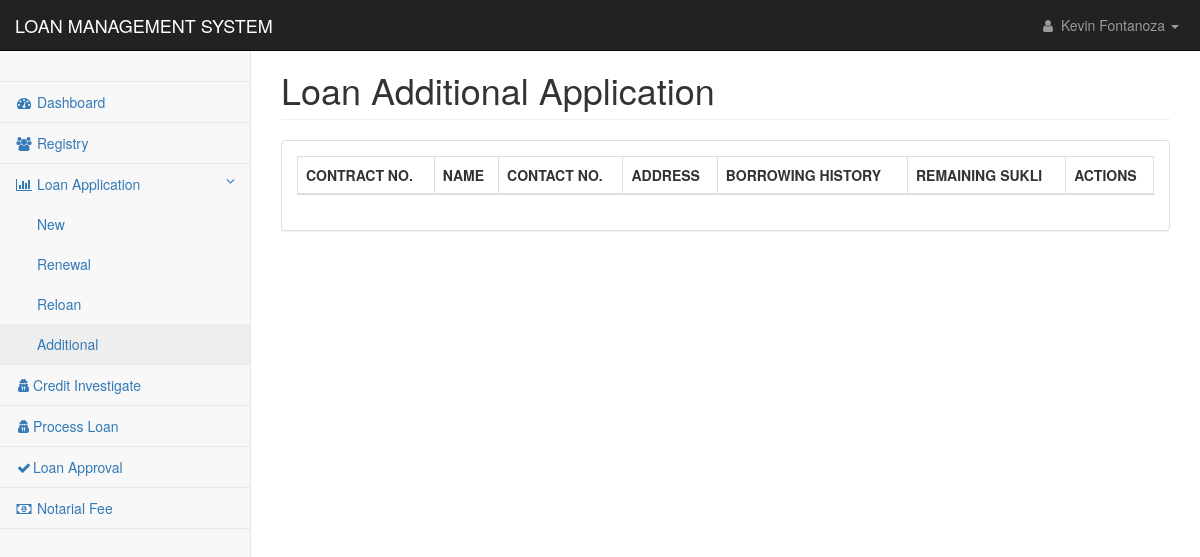
/pages/loan_application_additional.php (signed in), run on an earlier commit of the app's database.
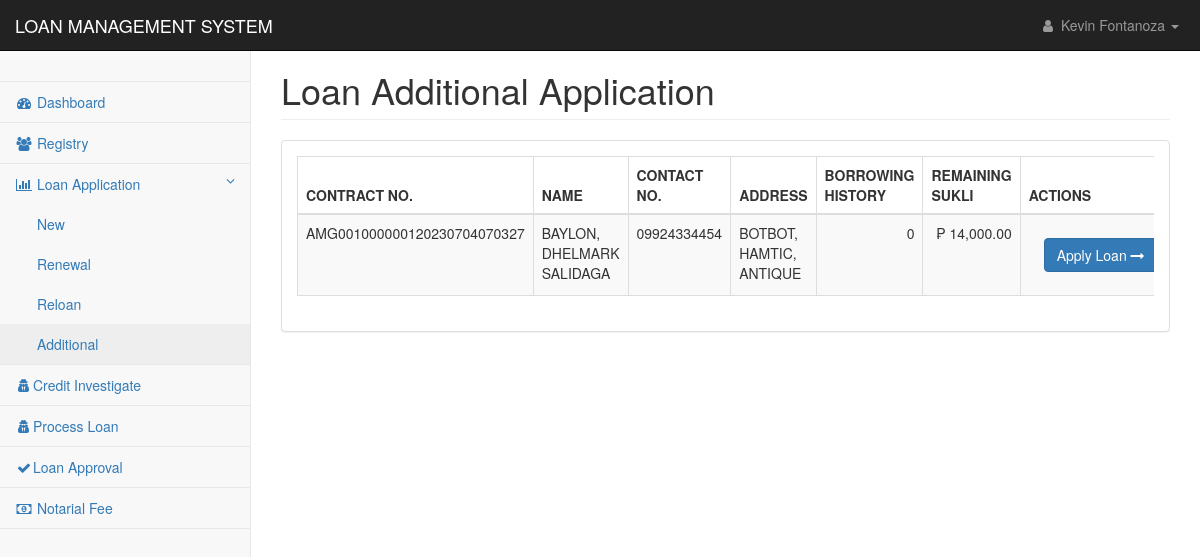
And on a later commit of the database.
### tables this page shows
CREATE TABLE `applicants_personal` (
  `applicant_id` int(11) NOT NULL,
  `applicant_code` text NOT NULL,
  `firstname` text NOT NULL,
  `middlename` text NOT NULL,
  `lastname` text NOT NULL,
  `suffix` text NOT NULL,
  `nickname` text NOT NULL,
  `age` text NOT NULL,
  `gender` text NOT NULL,
  `contact1` text NOT NULL,
  `mstatus` text NOT NULL,
  `dob1` date NOT NULL,
  `pob1` text NOT NULL,
  `block1` text NOT NULL,
  `street1` text NOT NULL,
  `phase1` text NOT NULL,
  `brgy1` text NOT NULL,
  `city1` text NOT NULL,
  `province1` text NOT NULL,
  `map_url` text NOT NULL,
  `residence1` text NOT NULL,
  `lwith1` text NOT NULL,
  `block2` text NOT NULL,
  `street2` text NOT NULL,
  `phase2` text NOT NULL,
  `brgy2` text NOT NULL,
  `city2` text NOT NULL,
  `province2` text NOT NULL,
  `residence2` text NOT NULL,
  `lwith2` text NOT NULL,
  `mothername` text NOT NULL,
  `mothercon` text NOT NULL,
  `fathername` text NOT NULL,
  `fathercon` text NOT NULL,
  `file` text NOT NULL,
  `date_encoded` date NOT NULL
);

CREATE TABLE `loan_applications` (
  `loan_id` int(11) NOT NULL,
  `contract_no` text NOT NULL,
  `client_id` text NOT NULL,
  `loan_type` int(11) NOT NULL,
  `loan_duration` int(11) NOT NULL,
  `loan_amount` double NOT NULL,
  `interest_amount` double NOT NULL,
  `other_fee` double NOT NULL,
  `total_cashout` double NOT NULL,
  `monthly_amortization` int(11) NOT NULL,
  `mop` text NOT NULL,
  `ob` double NOT NULL,
  `udi_percentage` int(11) NOT NULL,
  `udi_value` double NOT NULL,
  `interest_percentage` int(11) NOT NULL,
  `application_date` datetime NOT NULL DEFAULT current_timestamp(),
  `ci_status` int(11) NOT NULL,
  `ci_by` text NOT NULL,
  `ci_date` datetime DEFAULT NULL,
  `approval` int(11) NOT NULL,
  `processed_by` text NOT NULL,
  `date_flagged` datetime DEFAULT NULL,
  `remarks` text NOT NULL,
  `paid` int(11) NOT NULL,
  `effective_date` date NOT NULL
);

### pages/mvc/controller/class-autoload.cont.php (called while the page is built, shortened)
<?php
function myAutoLoader($className){
    $url = $_SERVER['HTTP_HOST'].$_SERVER['REQUEST_URI'];
    if(strpos($url, 'controller') !== false){
        $path = "../model/";
    }else{
        $path = "mvc/model/";
    }
    $extension = ".mod.php";
    $fullPath = $path . $className . $extension;
}

### pages/mvc/model/dbcon.mod.php (called while the page is built)
<?php
Class DbCon {
	Private $host = "localhost";
	Private $user = "root";
	Private $pwd = "";
	Private $dbName = "amigo";
	Protected function connect(){
		$dsn = 'mysql:host=' . $this->host . ';dbname=' . $this->dbName;
		$pdo = new PDO($dsn, $this->user, $this->pwd);
		$pdo->setAttribute(PDO::ATTR_DEFAULT_FETCH_MODE, PDO::FETCH_ASSOC);
		return $pdo;
    }
}

### pages/mvc/model/loan.mod.php (called while the page is built, shortened)
<?php
class Loan extends DbCon {
    private $clientID;
    public $contractNo;
    public function __construct(String $id){
        $sql = "SELECT e_status, other_source, monthly_salary FROM applicants_work WHERE applicant_code= ?";
        $stmt = $this->connect()->prepare($sql);
        $stmt->execute([$id]);
        $result = $stmt->fetch();
        $this->clientID = $id;
        $this->incomeSourceFlag = $result['other_source']??null;
        $this->monthlyNetSal = $result['monthly_salary']??null;
        if($this->incomeSourceFlag > 0 ){
            $this->clientSukli = Statics::$ATWOAFOURSUKLI;
        }else{
            $this->clientSukli = Statics::$AONEATHREESUKLI;
            $this->incomeEarning = 'Single';
        }
        $this->getBorrowingCount();
        $this->getBorrowingCount();
        $this->getBorrowingSum();
        $this->getSukli();
        $this->getBorrowCount();
        $this->getRenewalBasesInfo();
        $this->getOutstandingBalance();
    }
    public function getSukli(){
        $sql = "SELECT SUM(monthly_amortization) FROM loan_applications WHERE paid=0 AND client_id=?";
        $stmt = $this->connect()->prepare($sql);
        $stmt->execute([$this->clientID]);
        $result = $stmt->fetchColumn();
    }
    public function getBorrowingCount(){
        $sql = "SELECT COUNT(client_id) FROM loan_applications WHERE paid=1 AND client_id=?";
        $stmt = $this->connect()->prepare($sql);
        $stmt->execute([$this->clientID]);
        $result = $stmt->fetchColumn();
    }
    public function getBorrowCount(){
        $sql = "SELECT COUNT(client_id) FROM loan_applications WHERE client_id=?";
        $stmt = $this->connect()->prepare($sql);
        $stmt->execute([$this->clientID]);
        $result = $stmt->fetchColumn();
    }
    public function getBorrowingSum(){
        $sql = "SELECT SUM(monthly_amortization) FROM loan_applications WHERE paid=0 AND client_id=?";
        $stmt = $this->connect()->prepare($sql);
        $stmt->execute([$this->clientID]);
        $result = $stmt->fetchColumn();
    }
    public function getNotarialFee(){
        $sql = "SELECT notarial_fee FROM fees WHERE notarial_id = ?";
    }
    public function getRenewalBasesInfo(){
        $sql = "SELECT contract_no, loan_amount FROM loan_applications WHERE paid=0 AND client_id = ?";
        $stmt = $this->connect()->prepare($sql);
        $stmt->execute([$this->clientID]);
        $result = $stmt->fetch();
        $this->contractNo = $result['contract_no']??null;
        $this->recLoanAmount = $result['loan_amount']??null;
    }
    public function getOutstandingBalance(){
        $sql = "SELECT SUM(amount) FROM payments WHERE contract_no = ?";
        $stmt = $this->connect()->prepare($sql);
        $stmt->execute([$this->contractNo]);
        $result = $stmt->fetchColumn();
    }
}

### pages/loan_application_additional.php (the view, shortened to what the changed rows need)
<?php
include('../config/conn.php');
include 'mvc/controller/class-autoload.cont.php';
?>
<!DOCTYPE html>
<html lang="en">
    <head>
        <link href="../css/bootstrap.min.css" rel="stylesheet">
        <link href="../css/metisMenu.min.css" rel="stylesheet">
        <link href="../css/dataTables/dataTables.bootstrap.css" rel="stylesheet">
        <link href="../css/dataTables/dataTables.responsive.css" rel="stylesheet">
        <link href="../css/startmin.css" rel="stylesheet">
        <link href="../css/font-awesome.min.css" rel="stylesheet" type="text/css">
    </head>
    <body>
        <div id="wrapper">
            <?php include('nav.php');?>
            <div id="page-wrapper">
                <div class="container-fluid">
                    <div class="row">
                        <div class="col-lg-12">
                            <h1 class="page-header">Loan Additional Application</h1>
                        </div>
                    </div>
                    <div class="row">
                        <div class="col-lg-12">
                            <div class="panel panel-default">
                                <div class="panel-body">
                                    <div class="table-responsive">
                                        <table class="table table-striped table-bordered table-hover" id="dataTables-example">
                                            <thead>
                                                <tr>
                                                    <th>CONTRACT NO.</th>
                                                    <th>NAME</th>
                                                    <th>CONTACT NO.</th>
                                                    <th>ADDRESS</th>
                                                    <th>BORROWING HISTORY</th>
                                                    <th>REMAINING SUKLI</th>
                                                    <th>ACTIONS</th>
                                                </tr>
                                            </thead>
                                            <tbody>
                                                <?php
                                                    $sql = "SELECT * FROM applicants_personal
                                                    LEFT JOIN loan_applications
                                                    ON applicants_personal.applicant_code=loan_applications.client_id
                                                    LEFT JOIN applicants_work on applicants_work.applicant_code=applicants_personal.applicant_code
                                                    WHERE loan_applications.paid=0
                                                    GROUP BY applicants_personal.applicant_code
                                                    ORDER BY applicants_personal.lastname ASC ";
                                                    $res = mysqli_query($con,$sql);
                                                        if(mysqli_num_rows($res) > 0){
                                                            while($row = mysqli_fetch_assoc($res)) {
                                                                $cid = $row['client_id'];
                                                                $loan = new Loan($cid);
                                                                $nsal = $row['monthly_salary'] - $loan->clientSukli;
                                                                $remsukli = $nsal - $loan->monthlyAmortSum;
                                                                $name = $row['lastname'].', '.$row['firstname'].' '.$row['suffix'].' '.$row['middlename'].' '.$row['suffix'];
                                                                if($remsukli > 0){
                                                                    ?>
                                                                        <tr class="odd gradeX">
                                                                    <td><?php echo $row['contract_no']?></td>
                                                                    <td><?php echo $name?></td>
                                                                    <td><?php echo $row['contact1'];?></td>
                                                                    <td><?php echo $row['brgy1'].', '.$row['city1']. ', '.$row['province1'];?></td>
                                                                    <td class="text-right"><?php echo $loan->borrowingHistCount;?></td>
                                                                    <td class="text-right">₱ <?php echo number_format(floatval($remsukli),2)?></td>
                                                                    <td style="text-align:center">
                                                                        <div class="tooltip-demo">
                                                                            <?php
                                                                            $continue = "SELECT * FROM client_info where client_id = '$cid'";
                                                                            $cres = mysqli_query($con,$continue);
                                                                            if(mysqli_num_rows($cres) == 0){
                                                                            ?>
                                                                                <a href="reg_applicant_exists.php?id=<?php echo $cid?>">
                                                                                    <button type="button" class="btn btn-primary" data-toggle="tooltip" data-placement="top" title="Complete Info">
                                                                                        <i class="fa fa-pencil-square-o" aria-hidden="true"></i>
                                                                                    </button>
                                                                                </a>
                                                                                    <button type="button" class="btn btn-warning" data-toggle="tooltip" data-placement="top" title="Apply" disabled>
                                                                                       Apply Loan <i class="fa fa-long-arrow-right" aria-hidden="true"></i>
                                                                                    </button>
                                                                            <?php
                                                                            }else{
                                                                            ?>
                                                                            <div class="panel-body">
                                                                                <?php
                                                                                    $check = "select * from loan_applications where client_id='$cid' and paid=0 ";
                                                                                    $rescheck = mysqli_query($con,$check);
                                                                                    if(mysqli_num_rows($rescheck) > 0){
                                                                                        ?>
                                                                                        <button type="button" class="btn btn-primary btn-sml" data-toggle="modal" data-target="#myModal_<?php echo $cid?>" >
                                                                                            Apply Loan <i class="fa fa-long-arrow-right" aria-hidden="true" title="Copy to use save"></i>
                                                                                        </button>
                                                                                        <?php
                                                                                }
                                                                                ?>
                                                                                </div>
                                                                                <?php
                                                                                }
                                                                                ?>
                                                                        </div>
                                                                    </td>
                                                                </tr>
                                                                    <?php
                                                                }
                                                                ?>
                                                        <?php
                                                            }
                                                        }
                                                        ?>
                                            </tbody>
                                        </table>
                                    </div>
                                </div>
                            </div>
                        </div>
                    </div>
                </div>
            </div>
        </div>
    </body>
</html>

### pages/nav.php (shortened to what the changed rows need)
<nav class="navbar navbar-inverse navbar-fixed-top" role="navigation">
                <div class="navbar-header">
                    <a class="navbar-brand" href="index.php">LOAN MANAGEMENT SYSTEM</a>
                </div>
            </nav>

What changed in the data, as far as the page shows it:
added applicants_personal: loan_applications.contract_no "AMG001000000120230704070327", name "BAYLON, DHELMARK SALIDAGA", contact1 "09924334454", brgy1 "BOTBOT", city1 "HAMTIC", province1 "ANTIQUE", borrowingHistCount "0", remsukli "14,000.00"
